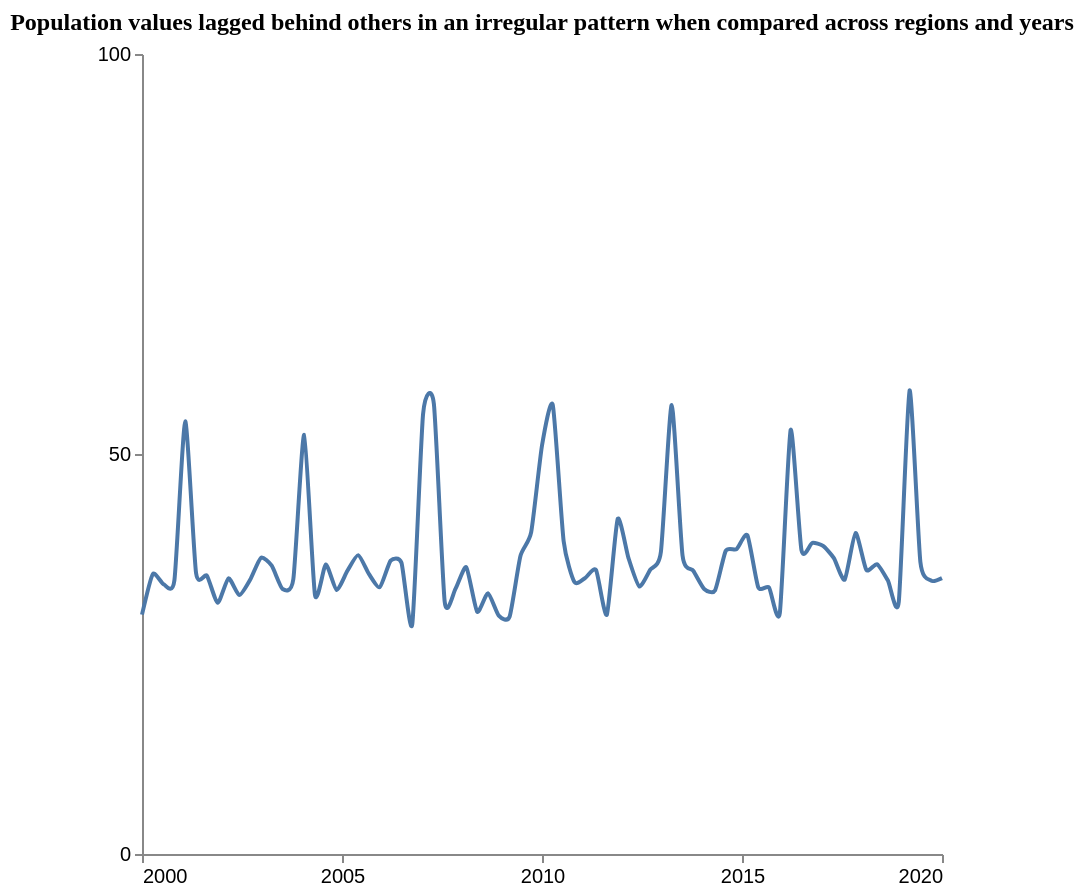

Describe this chart as a Vega-Lite specification.
### Vega-Lite specification from a JSON file in a GitHub repository (floating-point values rounded to 4 significant figures)
{"$schema": "https://vega.github.io/schema/vega-lite/v5.json", "description": "Pattern: Periodic", "data": {"values": [{"X": 2000.0, "Y": 29.92}, {"X": 2000.0, "Y": 34.99}, {"X": 2001.0, "Y": 33.72}, {"X": 2001.0, "Y": 34.23}, {"X": 2001.0, "Y": 54.08}, {"X": 2001.0, "Y": 35.12}, {"X": 2002.0, "Y": 34.79}, {"X": 2002.0, "Y": 31.39}, {"X": 2002.0, "Y": 34.45}, {"X": 2002.0, "Y": 32.36}, {"X": 2003.0, "Y": 34.27}, {"X": 2003.0, "Y": 37.02}, {"X": 2003.0, "Y": 36.03}, {"X": 2004.0, "Y": 33.12}, {"X": 2004.0, "Y": 34.38}, {"X": 2004.0, "Y": 52.39}, {"X": 2004.0, "Y": 32.39}, {"X": 2005.0, "Y": 36.19}, {"X": 2005.0, "Y": 33.0}, {"X": 2005.0, "Y": 35.4}, {"X": 2005.0, "Y": 37.36}, {"X": 2006.0, "Y": 34.98}, {"X": 2006.0, "Y": 33.36}, {"X": 2006.0, "Y": 36.66}, {"X": 2006.0, "Y": 36.41}, {"X": 2007.0, "Y": 28.73}, {"X": 2007.0, "Y": 55.01}, {"X": 2007.0, "Y": 56.26}, {"X": 2008.0, "Y": 31.52}, {"X": 2008.0, "Y": 33.15}, {"X": 2008.0, "Y": 35.84}, {"X": 2008.0, "Y": 30.28}, {"X": 2009.0, "Y": 32.59}, {"X": 2009.0, "Y": 29.8}, {"X": 2009.0, "Y": 29.65}, {"X": 2009.0, "Y": 37.22}, {"X": 2010.0, "Y": 40.23}, {"X": 2010.0, "Y": 51.06}, {"X": 2010.0, "Y": 56.11}, {"X": 2011.0, "Y": 39.14}, {"X": 2011.0, "Y": 34.0}, {"X": 2011.0, "Y": 34.51}, {"X": 2011.0, "Y": 35.49}, {"X": 2012.0, "Y": 29.92}, {"X": 2012.0, "Y": 41.88}, {"X": 2012.0, "Y": 36.99}, {"X": 2012.0, "Y": 33.45}, {"X": 2013.0, "Y": 35.52}, {"X": 2013.0, "Y": 37.78}, {"X": 2013.0, "Y": 56.14}, {"X": 2014.0, "Y": 37.32}, {"X": 2014.0, "Y": 35.4}, {"X": 2014.0, "Y": 33.13}, {"X": 2014.0, "Y": 32.93}, {"X": 2015.0, "Y": 37.9}, {"X": 2015.0, "Y": 38.11}, {"X": 2015.0, "Y": 39.84}, {"X": 2015.0, "Y": 33.35}, {"X": 2016.0, "Y": 33.32}, {"X": 2016.0, "Y": 30.14}, {"X": 2016.0, "Y": 53.01}, {"X": 2016.0, "Y": 37.97}, {"X": 2017.0, "Y": 38.9}, {"X": 2017.0, "Y": 38.51}, {"X": 2017.0, "Y": 36.98}, {"X": 2018.0, "Y": 34.3}, {"X": 2018.0, "Y": 40.13}, {"X": 2018.0, "Y": 35.52}, {"X": 2018.0, "Y": 36.23}, {"X": 2019.0, "Y": 34.17}, {"X": 2019.0, "Y": 31.5}, {"X": 2019.0, "Y": 57.94}, {"X": 2019.0, "Y": 36.51}, {"X": 2020.0, "Y": 34.18}, {"X": 2020.0, "Y": 34.49}]}, "mark": {"type": "line", "interpolate": "cardinal", "tension": 0.4}, "encoding": {"x": {"field": "X", "type": "quantitative", "title": "", "axis": {"grid": false, "format": "d", "values": [2000, 2005, 2010, 2015, 2020], "tickSize": 4}, "scale": {"domain": [2000, 2020]}}, "y": {"field": "Y", "type": "quantitative", "title": "", "axis": {"grid": false, "format": "d", "values": [0, 50, 100], "tickSize": 4, "tickOpacity": 1}, "scale": {"domain": [0, 100]}}}, "title": {"text": "Population values lagged behind others in an irregular pattern when compared across regions and years", "anchor": "middle", "font": "Tahoma", "fontSize": 12}, "config": {"lineBreak": "^", "view": {"stroke": null}}, "height": 400, "width": 400, "autosize": "pad"}
